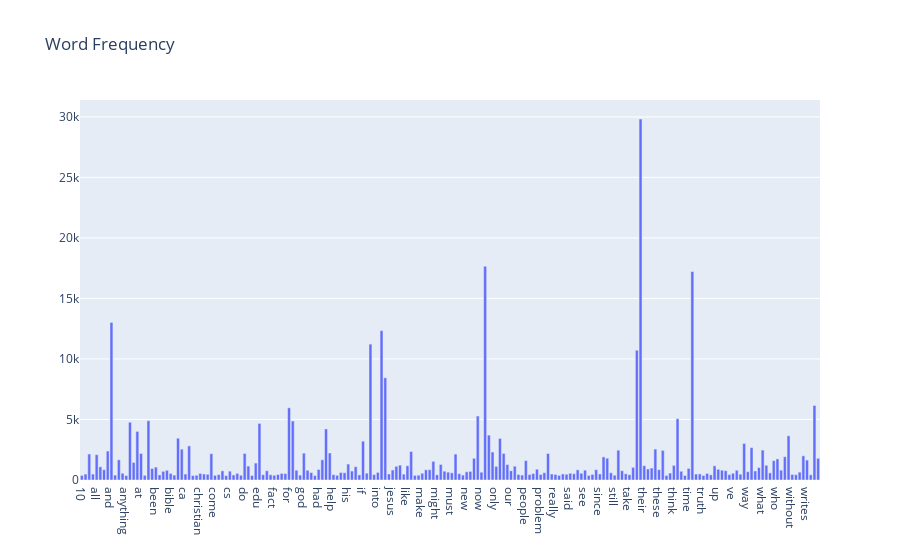

This figure's notebook cell:
### Code cell
# Exercise 13 Answer here
import plotly.graph_objs as go
import plotly.offline as pof

# set offline
pof.init_notebook_mode(connected = True)

# set graph data
data = [go.Bar(x=np.array(limit_count_vect.get_feature_names()), y=term_frequencies)]

# add a graph title and x-axis is categorical data
layout = go.Layout(title='Word Frequency', xaxis=dict(type='category'))  

# combine data and layout
fig = go.Figure(data=data, layout=layout)

# plot the figure
# provide a link so that you can access the interactive plot on plotly website
pof.iplot(fig, show_link = True, link_text = "Word Frequency Plotly Links")

### Figure 1 — Plotly figure (JSON) as saved in the notebook; plotly's stock layout.template omitted (floating-point values rounded to 4 significant figures; data arrays with more than 128 entries replaced by an {"elided": "..."} marker saying what was removed)
{"data": [{"type": "bar", "x": {"elided": "200 str values"}, "y": {"elided": "200 int values"}}], "layout": {"title": {"text": "Word Frequency"}, "xaxis": {"type": "category"}}}
